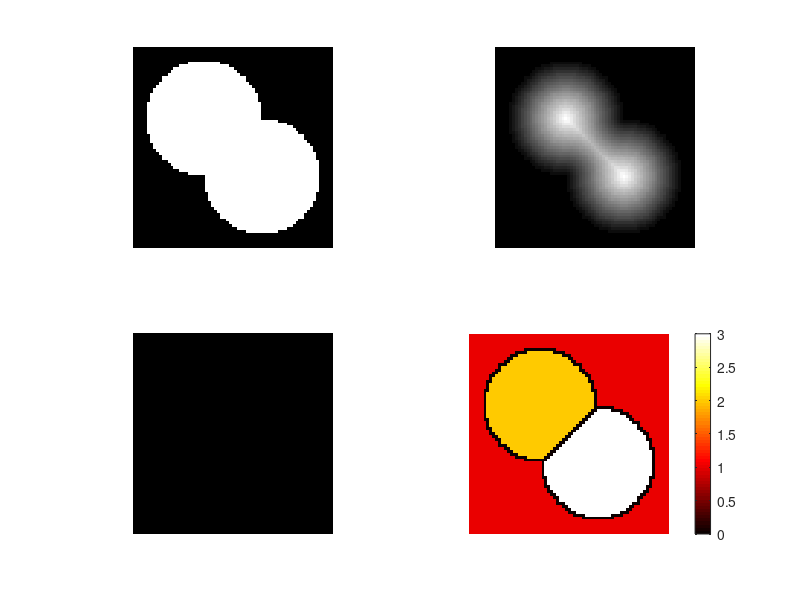

Recreate this plot in MATLAB. (Note: this script raises an error after producing the figure.)
% Create artificial image
center1 = -10;                                 
center2 = -center1;
dist = sqrt(2*(2*center1)^2);
radius = dist/2 * 1.4;
lims = [floor(center1-1.2*radius), ceil(center2+1.2*radius)];
[x, y] = meshgrid(lims(1):lims(2));
bw1 = sqrt((x-center1).^2 + (y-center1).^2) <= radius;
bw2 = sqrt((x-center2).^2 + (y-center2).^2) <= radius;
bw = bw1 | bw2;

% Calculate Euclidean distance transform of ~bw
D = bwdist(~bw);                               

% Display image and basic segmentation function
subplot(221), imshow(bw, []);                 
subplot(222), imshow(D, []);                   

% Modify segmentation function: invert it and set background pixels lower
% than all catchment basin minima
D = -D;                                 	
D(~bw) = -inf;                                 
subplot(223), imshow(D, []);                   

% Calculate watershed of segmentation function
L = watershed(D);
subplot(224), imagesc(L);
axis image; axis off; colormap(hot); colorbar;

% Load image and threshold it automatically
A = imread('images/overlapping_euros1.png');     		
bw = imbinarize(A, graythresh(A)); 

% Remove background by opening
se = strel('disk', 10);
bwOpen = imopen(bw, se); 

% Calculate basic segmentation function: invert it and set background
% pixels lower than all catchment basin minima
D = bwdist(~bwOpen);                       		
D = -D;
D(~bwOpen) = -255; 

% Calculate watershed
L = watershed(D);

% Diplay results
figure;
subplot(141), imshow(A);              
subplot(142), imshow(bw)              		
subplot(143), imshow(D, []); 

%Identify watersheds and set=0 on original
ind = find(L==0);
Ac = A;
Ac(ind) = 0;        		
subplot(144), imshow(Ac, []);
